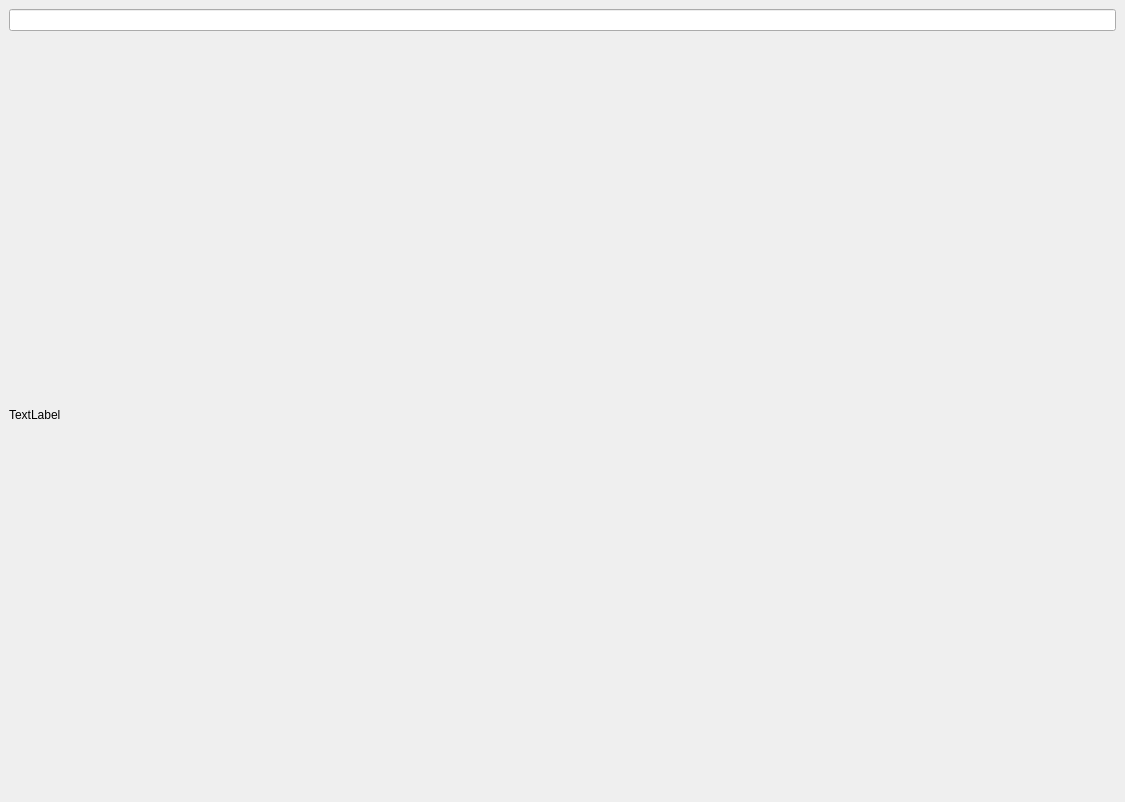
<?xml version="1.0" encoding="UTF-8"?>
<ui version="4.0">
 <class>MainWindow</class>
 <widget class="QMainWindow" name="MainWindow">
  <property name="geometry">
   <rect>
    <x>0</x>
    <y>0</y>
    <width>1125</width>
    <height>802</height>
   </rect>
  </property>
  <property name="sizePolicy">
   <sizepolicy hsizetype="Preferred" vsizetype="Preferred">
    <horstretch>0</horstretch>
    <verstretch>0</verstretch>
   </sizepolicy>
  </property>
  <property name="windowTitle">
   <string>MainWindow</string>
  </property>
  <property name="autoFillBackground">
   <bool>true</bool>
  </property>
  <widget class="QWidget" name="centralwidget">
   <property name="sizePolicy">
    <sizepolicy hsizetype="Maximum" vsizetype="Maximum">
     <horstretch>0</horstretch>
     <verstretch>0</verstretch>
    </sizepolicy>
   </property>
   <property name="layoutDirection">
    <enum>Qt::LeftToRight</enum>
   </property>
   <property name="autoFillBackground">
    <bool>true</bool>
   </property>
   <layout class="QVBoxLayout" name="verticalLayout_3">
    <item>
     <layout class="QVBoxLayout" name="verticalLayout_2">
      <item>
       <layout class="QVBoxLayout" name="verticalLayout">
        <item>
         <widget class="QLineEdit" name="barcode"/>
        </item>
       </layout>
      </item>
      <item>
       <widget class="QLabel" name="summ">
        <property name="text">
         <string>TextLabel</string>
        </property>
       </widget>
      </item>
     </layout>
    </item>
   </layout>
  </widget>
 </widget>
 <resources/>
 <connections/>
</ui>
